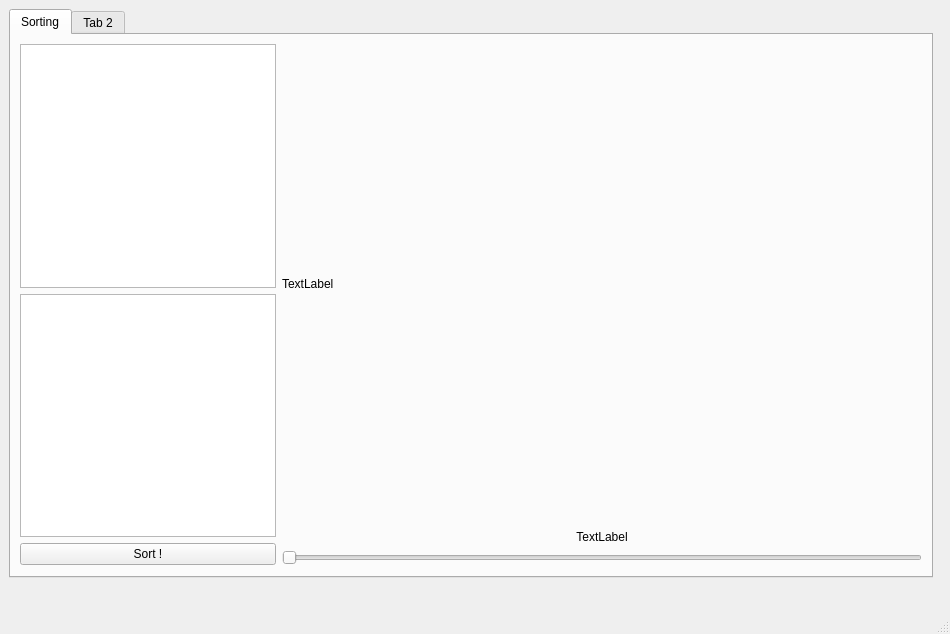
<?xml version="1.0" encoding="UTF-8"?>
<ui version="4.0">
 <class>MainWindow</class>
 <widget class="QMainWindow" name="MainWindow">
  <property name="geometry">
   <rect>
    <x>0</x>
    <y>0</y>
    <width>950</width>
    <height>634</height>
   </rect>
  </property>
  <property name="sizePolicy">
   <sizepolicy hsizetype="Minimum" vsizetype="Minimum">
    <horstretch>0</horstretch>
    <verstretch>0</verstretch>
   </sizepolicy>
  </property>
  <property name="windowTitle">
   <string>MainWindow</string>
  </property>
  <widget class="QWidget" name="centralwidget">
   <property name="sizePolicy">
    <sizepolicy hsizetype="Preferred" vsizetype="Preferred">
     <horstretch>0</horstretch>
     <verstretch>0</verstretch>
    </sizepolicy>
   </property>
   <layout class="QVBoxLayout" name="verticalLayout_4">
    <property name="sizeConstraint">
     <enum>QLayout::SetFixedSize</enum>
    </property>
    <item>
     <widget class="QTabWidget" name="tabWidget">
      <property name="sizePolicy">
       <sizepolicy hsizetype="MinimumExpanding" vsizetype="MinimumExpanding">
        <horstretch>0</horstretch>
        <verstretch>0</verstretch>
       </sizepolicy>
      </property>
      <property name="currentIndex">
       <number>0</number>
      </property>
      <widget class="QWidget" name="tab_sorting">
       <property name="sizePolicy">
        <sizepolicy hsizetype="Expanding" vsizetype="Expanding">
         <horstretch>0</horstretch>
         <verstretch>0</verstretch>
        </sizepolicy>
       </property>
       <attribute name="title">
        <string>Sorting</string>
       </attribute>
       <layout class="QVBoxLayout" name="verticalLayout_5">
        <property name="sizeConstraint">
         <enum>QLayout::SetFixedSize</enum>
        </property>
        <item>
         <layout class="QHBoxLayout" name="horizontalLayout" stretch="0,75">
          <property name="sizeConstraint">
           <enum>QLayout::SetFixedSize</enum>
          </property>
          <item>
           <layout class="QVBoxLayout" name="verticalLayout">
            <item>
             <widget class="QListWidget" name="lst_func">
              <property name="sizePolicy">
               <sizepolicy hsizetype="MinimumExpanding" vsizetype="MinimumExpanding">
                <horstretch>0</horstretch>
                <verstretch>0</verstretch>
               </sizepolicy>
              </property>
             </widget>
            </item>
            <item>
             <widget class="QListWidget" name="lst_data">
              <property name="sizePolicy">
               <sizepolicy hsizetype="MinimumExpanding" vsizetype="MinimumExpanding">
                <horstretch>0</horstretch>
                <verstretch>0</verstretch>
               </sizepolicy>
              </property>
             </widget>
            </item>
            <item>
             <widget class="QPushButton" name="btn_run">
              <property name="sizePolicy">
               <sizepolicy hsizetype="MinimumExpanding" vsizetype="Fixed">
                <horstretch>0</horstretch>
                <verstretch>0</verstretch>
               </sizepolicy>
              </property>
              <property name="text">
               <string>Sort !</string>
              </property>
             </widget>
            </item>
           </layout>
          </item>
          <item>
           <layout class="QVBoxLayout" name="verticalLayout_2">
            <property name="sizeConstraint">
             <enum>QLayout::SetFixedSize</enum>
            </property>
            <item>
             <widget class="QLabel" name="lbl_visu">
              <property name="sizePolicy">
               <sizepolicy hsizetype="MinimumExpanding" vsizetype="MinimumExpanding">
                <horstretch>0</horstretch>
                <verstretch>0</verstretch>
               </sizepolicy>
              </property>
              <property name="minimumSize">
               <size>
                <width>640</width>
                <height>480</height>
               </size>
              </property>
              <property name="maximumSize">
               <size>
                <width>1280</width>
                <height>960</height>
               </size>
              </property>
              <property name="text">
               <string>TextLabel</string>
              </property>
             </widget>
            </item>
            <item>
             <layout class="QVBoxLayout" name="verticalLayout_3" stretch="50,0">
              <item>
               <widget class="QLabel" name="lbl_step">
                <property name="sizePolicy">
                 <sizepolicy hsizetype="MinimumExpanding" vsizetype="MinimumExpanding">
                  <horstretch>0</horstretch>
                  <verstretch>0</verstretch>
                 </sizepolicy>
                </property>
                <property name="text">
                 <string>TextLabel</string>
                </property>
                <property name="alignment">
                 <set>Qt::AlignCenter</set>
                </property>
               </widget>
              </item>
              <item>
               <widget class="QSlider" name="sld_steps">
                <property name="sizePolicy">
                 <sizepolicy hsizetype="MinimumExpanding" vsizetype="MinimumExpanding">
                  <horstretch>0</horstretch>
                  <verstretch>0</verstretch>
                 </sizepolicy>
                </property>
                <property name="orientation">
                 <enum>Qt::Horizontal</enum>
                </property>
               </widget>
              </item>
             </layout>
            </item>
           </layout>
          </item>
         </layout>
        </item>
       </layout>
      </widget>
      <widget class="QWidget" name="tab_2">
       <attribute name="title">
        <string>Tab 2</string>
       </attribute>
      </widget>
     </widget>
    </item>
   </layout>
  </widget>
  <widget class="QMenuBar" name="menubar">
   <property name="geometry">
    <rect>
     <x>0</x>
     <y>0</y>
     <width>950</width>
     <height>21</height>
    </rect>
   </property>
  </widget>
  <widget class="QStatusBar" name="statusbar"/>
 </widget>
 <resources/>
 <connections>
  <connection>
   <sender>btn_run</sender>
   <signal>clicked()</signal>
   <receiver>MainWindow</receiver>
   <slot>slt_sort_run()</slot>
   <hints>
    <hint type="sourcelabel">
     <x>140</x>
     <y>568</y>
    </hint>
    <hint type="destinationlabel">
     <x>465</x>
     <y>363</y>
    </hint>
   </hints>
  </connection>
  <connection>
   <sender>sld_steps</sender>
   <signal>valueChanged(int)</signal>
   <receiver>MainWindow</receiver>
   <slot>slt_sld_step()</slot>
   <hints>
    <hint type="sourcelabel">
     <x>596</x>
     <y>569</y>
    </hint>
    <hint type="destinationlabel">
     <x>465</x>
     <y>363</y>
    </hint>
   </hints>
  </connection>
 </connections>
 <slots>
  <signal>sgn_layouts_resized()</signal>
  <slot>slt_sort_run()</slot>
  <slot>slt_sld_step()</slot>
  <slot>slt_resize_window()</slot>
 </slots>
</ui>
